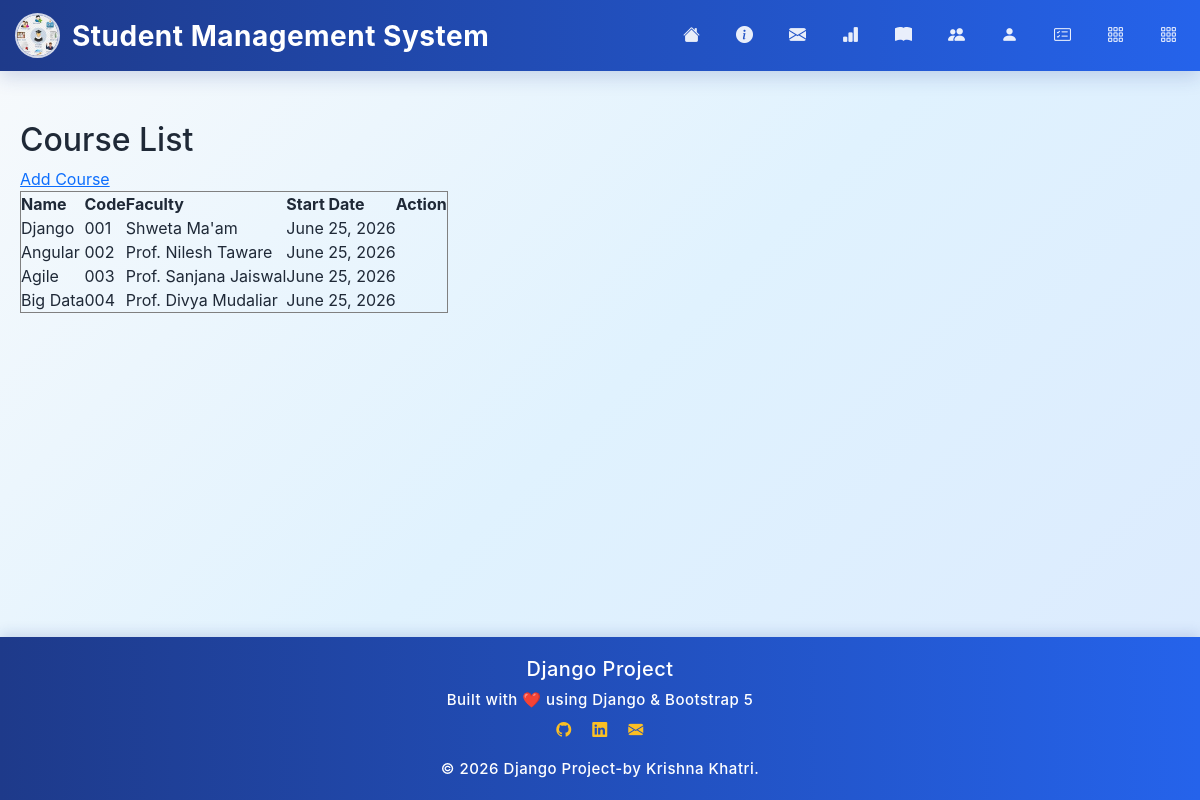
Screenshot of /course_list with the database file from the repository.
### student/models.py (models this page shows, shortened)
class Course(models.Model):
    course_name = models.CharField(max_length=100)
    course_code = models.CharField(max_length=20,unique=True)
    start_date = models.DateField()
    end_date = models.DateField()
    faculty_name = models.CharField(max_length=100)
    is_active = models.BooleanField(default=True)

### student/views.py (the view)
# urls.py: path('course_list', CourseListView.as_view(), name='course_list'),
class CourseListView(ListView):
    model = Course
    template_name = 'Course_CRUD/course_list.html'
    context_object_name = 'courses'

### student/Template/Course_CRUD/course_list.html (shortened to what this page needs)
{% extends "base.html" %}
{% block content %}
<h2>Course List</h2>
<a href="{% url 'course_form' %}">
    Add Course
</a>
<table border="1">
    <tr>
        <th>Name</th>
        <th>Code</th>
        <th>Faculty</th>
        <th>Start Date</th>
        <th>Action</th>
    </tr>
    {% for course in courses %}
    <tr>
        <td>{{ course.course_name }}</td>
        <td>{{ course.course_code }}</td>
        <td>{{ course.faculty_name }}</td>
        <td>{{ course.start_date }}</td>
    </tr>
    {% empty %}
    <tr>
        <td colspan="5">No courses found.</td>
    </tr>
    {% endfor %}
</table>
{% endblock %}

### student/Static/css/style.css (style rules this page uses)
* { margin: 0; padding: 0; box-sizing: border-box; }
html { scroll-behavior: smooth; }
body { font-family: "Inter", sans-serif; background: linear-gradient(135deg, #F8FAFC 0%, #E0F2FE 50%, #DBEAFE 100%); color: #1F2937; min-height: 100vh; display: flex; flex-direction: column; }

### rows the page displays
Course: course_name "Django", course_code "001", faculty_name "Shweta Ma'am", start_date "June 25, 2026"
Course: course_name "Angular", course_code "002", faculty_name "Prof. Nilesh Taware", start_date "June 25, 2026"
Course: course_name "Agile", course_code "003", faculty_name "Prof. Sanjana Jaiswal", start_date "June 25, 2026"
Course: course_name "Big Data", course_code "004", faculty_name "Prof. Divya Mudaliar", start_date "June 25, 2026"
